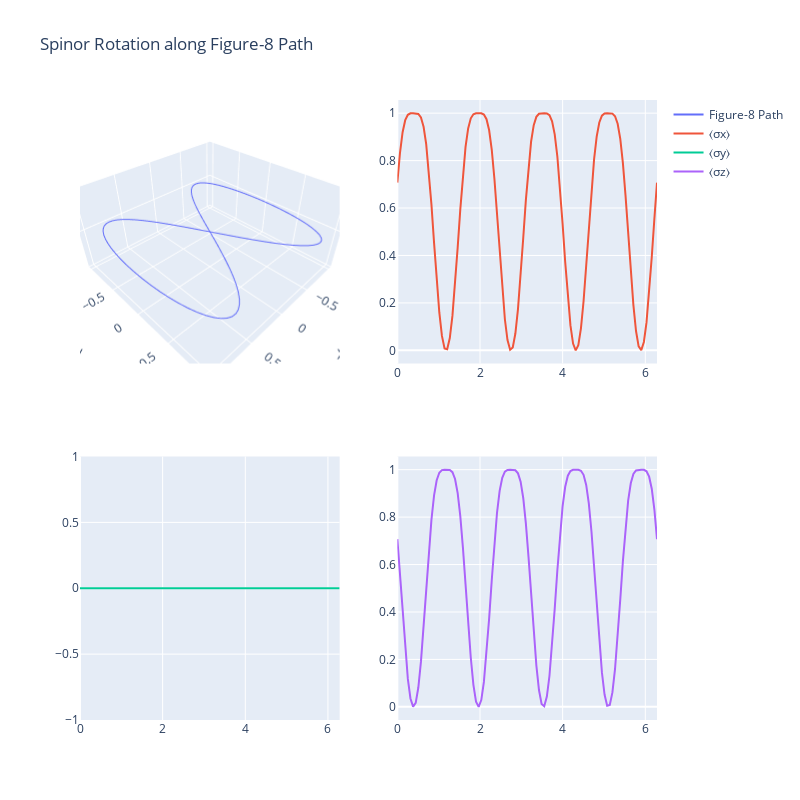

Notebook source saved alongside this figure:
### Code cell
import numpy as np
import plotly.graph_objs as go
from plotly.subplots import make_subplots

# Define the spinor and rotation functions
def spinor(theta, phi):
    return np.array([np.cos(theta/2), np.exp(1j*phi)*np.sin(theta/2)])

def rotate_spinor(spinor, angle):
    rotation_matrix = np.array([[np.cos(angle/2), -np.sin(angle/2)],
                                [np.sin(angle/2), np.cos(angle/2)]])
    return np.dot(rotation_matrix, spinor)

# Create the figure-8 path
t = np.linspace(0, 2*np.pi, 100)
x = np.sin(t)
y = np.sin(2*t)
z = np.zeros_like(t)

# Rotate the spinor and move it along the path
initial_spinor = spinor(np.pi/4, 0)  # 45-degree spinor
rotated_spinors = []
for i in range(len(t)):
    angle = np.pi/4 * np.sin(4*t[i])  # Vary rotation angle along the path
    rotated_spinor = rotate_spinor(initial_spinor, angle)
    rotated_spinors.append(rotated_spinor)

# Calculate expectation values of Pauli matrices
sigma_x = np.array([[0, 1], [1, 0]])
sigma_y = np.array([[0, -1j], [1j, 0]])
sigma_z = np.array([[1, 0], [0, -1]])

exp_x = [np.real(np.conj(s).dot(sigma_x.dot(s))) for s in rotated_spinors]
exp_y = [np.real(np.conj(s).dot(sigma_y.dot(s))) for s in rotated_spinors]
exp_z = [np.real(np.conj(s).dot(sigma_z.dot(s))) for s in rotated_spinors]

# Visualize the results using Plotly
fig = make_subplots(rows=2, cols=2, specs=[[{'type': 'scatter3d'}, {'type': 'scatter'}],
                                           [{'type': 'scatter'}, {'type': 'scatter'}]])

# 3D path
fig.add_trace(go.Scatter3d(x=x, y=y, z=z, mode='lines', name='Figure-8 Path'), row=1, col=1)

# Expectation values
fig.add_trace(go.Scatter(x=t, y=exp_x, mode='lines', name='⟨σx⟩'), row=1, col=2)
fig.add_trace(go.Scatter(x=t, y=exp_y, mode='lines', name='⟨σy⟩'), row=2, col=1)
fig.add_trace(go.Scatter(x=t, y=exp_z, mode='lines', name='⟨σz⟩'), row=2, col=2)

fig.update_layout(title='Spinor Rotation along Figure-8 Path',
                  scene=dict(xaxis_title='X', yaxis_title='Y', zaxis_title='Z'),
                  height=800, width=800)

fig.show()
